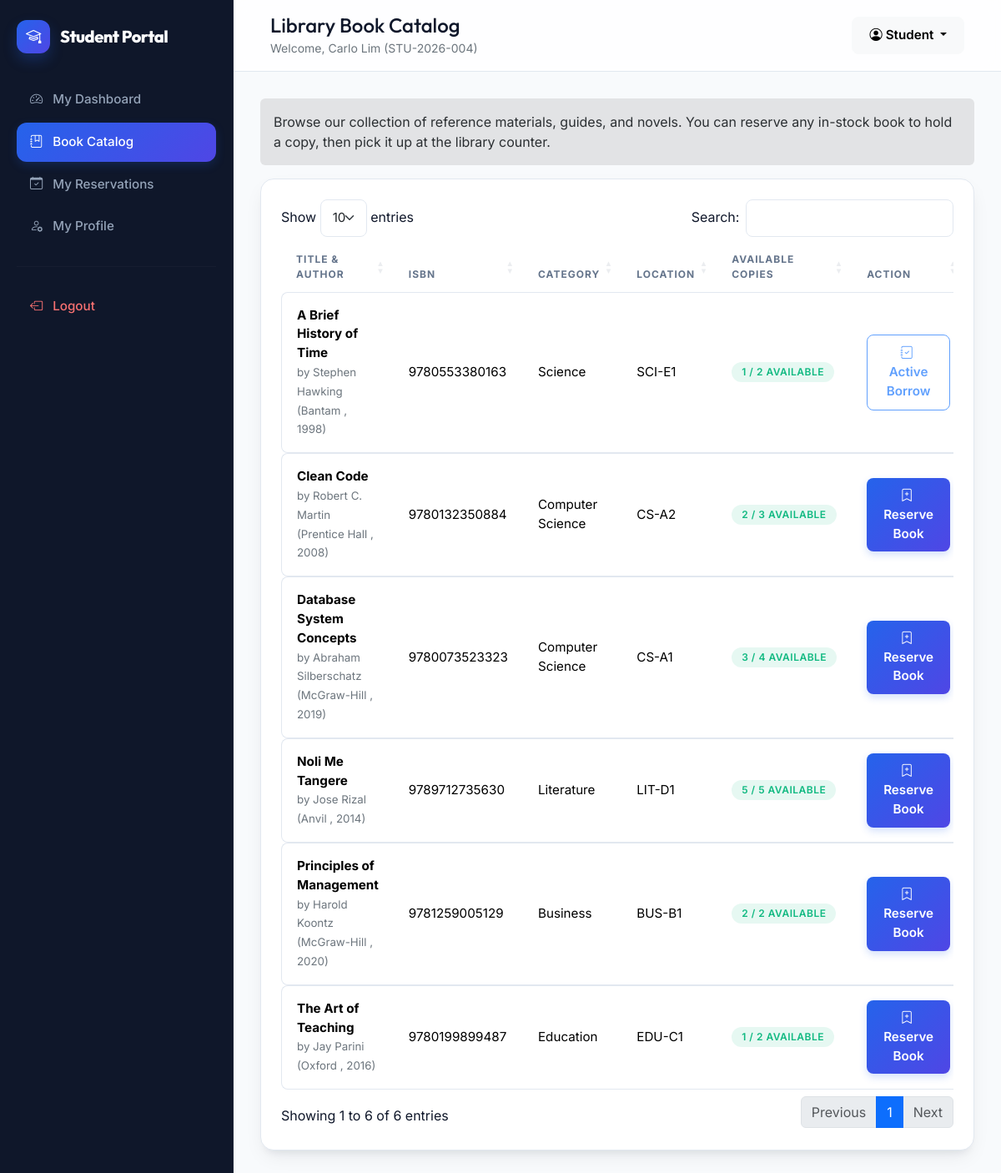
The app's page /student/catalog.php (signed in) with its own data.
### tables this page shows
CREATE TABLE books (
  id INT AUTO_INCREMENT PRIMARY KEY,
  category_id INT NULL,
  title VARCHAR(180) NOT NULL,
  author VARCHAR(160) NOT NULL,
  isbn VARCHAR(40) NOT NULL UNIQUE,
  publisher VARCHAR(160) NULL,
  published_year YEAR NULL,
  quantity INT NOT NULL DEFAULT 1,
  available_copies INT NOT NULL DEFAULT 1,
  shelf_location VARCHAR(80) NULL,
  status ENUM('available','limited','unavailable','archived') NOT NULL DEFAULT 'available',
  created_at TIMESTAMP NOT NULL DEFAULT CURRENT_TIMESTAMP,
  updated_at TIMESTAMP NULL DEFAULT NULL ON UPDATE CURRENT_TIMESTAMP,
  CONSTRAINT fk_books_category FOREIGN KEY (category_id) REFERENCES categories(id) ON DELETE SET NULL,
  CONSTRAINT chk_book_quantity CHECK (quantity >= 0),
  CONSTRAINT chk_available_copies CHECK (available_copies >= 0 AND available_copies <= quantity)
);

CREATE TABLE categories (
  id INT AUTO_INCREMENT PRIMARY KEY,
  name VARCHAR(120) NOT NULL UNIQUE,
  description TEXT NULL,
  created_at TIMESTAMP NOT NULL DEFAULT CURRENT_TIMESTAMP
);

### includes/functions.php (called while the page is built, shortened)
<?php
function e(?string $value): string
{
    return htmlspecialchars((string) $value, ENT_QUOTES, 'UTF-8');
}

### student/catalog.php (the view, shortened to what this page needs)
<?php
require_once __DIR__ . '/includes/student_header.php';
$studentId = current_student()['id'];
$books = $pdo->query('
    SELECT b.*, c.name AS category
    FROM books b
    LEFT JOIN categories c ON c.id = b.category_id
    WHERE b.status <> "archived"
    ORDER BY b.title ASC
')->fetchAll();
$pendingReservations = $pdo->prepare('SELECT book_id FROM book_reservations WHERE student_id = ? AND status = "pending"');
$pendingReservations->execute([$studentId]);
$pendingIds = $pendingReservations->fetchAll(PDO::FETCH_COLUMN);
$borrowedBooks = $pdo->prepare('SELECT book_id FROM borrow_records WHERE student_id = ? AND return_date IS NULL');
$borrowedBooks->execute([$studentId]);
$borrowedIds = $borrowedBooks->fetchAll(PDO::FETCH_COLUMN);
?>
<div class="alert alert-secondary border-0">Browse our collection of reference materials, guides, and novels. You can reserve any in-stock book to hold a copy, then pick it up at the library counter.</div>
<div class="panel">
  <div class="table-responsive">
    <table class="table datatable align-middle">
      <thead><tr><th>Title & Author</th><th>ISBN</th><th>Category</th><th>Location</th><th>Available Copies</th><th>Action</th></tr></thead>
      <tbody>
      <?php foreach ($books as $book): ?>
        <tr>
          <td>
            <strong><?= e($book['title']) ?></strong><br>
            <small class="text-secondary">by <?= e($book['author']) ?> (<?= e($book['publisher'] ?: 'Unknown Publisher') ?> <?= $book['published_year'] ? ', ' . $book['published_year'] : '' ?>)</small>
          </td>
          <td><?= e($book['isbn']) ?></td>
          <td><?= e($book['category'] ?? 'Uncategorized') ?></td>
          <td><?= e($book['shelf_location'] ?: 'Not Specified') ?></td>
          <td>
            <?php if ((int) $book['available_copies'] <= 0): ?>
              <span class="badge text-bg-danger">Out of Stock</span>
            <?php else: ?>
              <span class="badge text-bg-success"><?= (int) $book['available_copies'] ?> / <?= (int) $book['quantity'] ?> Available</span>
            <?php endif; ?>
          </td>
          <td>
            <?php if (in_array((int) $book['id'], $pendingIds, true)): ?>
              <button class="btn btn-sm btn-outline-warning" disabled><i class="bi bi-clock-history me-1"></i>Pending Approval</button>
            <?php elseif (in_array((int) $book['id'], $borrowedIds, true)): ?>
              <button class="btn btn-sm btn-outline-primary" disabled><i class="bi bi-journal-check me-1"></i>Active Borrow</button>
            <?php elseif ((int) $book['available_copies'] <= 0): ?>
              <button class="btn btn-sm btn-outline-secondary" disabled>Unavailable</button>
            <?php else: ?>
              <form method="post" class="d-inline">
                <button class="btn btn-sm btn-primary"><i class="bi bi-bookmark-plus me-1"></i>Reserve Book</button>
              </form>
            <?php endif; ?>
          </td>
        </tr>
      <?php endforeach; ?>
      </tbody>
    </table>
  </div>
</div>
<?php require_once __DIR__ . '/../../includes/footer.php'; ?>

### assets/css/style.css (style rules this page uses)
:root { --primary: #2563eb; --primary-hover: #1d4ed8; --primary-light: rgba(37, 99, 235, 0.08); --primary-glow: rgba(37, 99, 235, 0.15); --sidebar: #0f172a; --sidebar-active: #2563eb; --sidebar-hover: rgba(255, 255, 255, 0.06); --surface: #ffffff; --page: #f8fafc; --text: #0f172a; --muted: #64748b; --border: #e2e8f0; --border-focus: #94a3b8; --success: #10b981; --success-light: rgba(16, 185, 129, 0.1); --warning: #f59e0b; --warning-light: rgba(245, 158, 11, 0.1); --danger: #ef4444; --danger-light: rgba(239, 68, 68, 0.1); --info: #06b6d4; --info-light: rgba(6, 182, 212, 0.1); --dark: #1e293b; --dark-light: rgba(30, 41, 59, 0.1); --transition: all 0.25s cubic-bezier(0.4, 0, 0.2, 1); --radius-sm: 8px; --radius-md: 12px; --radius-lg: 16px; --shadow-sm: 0 1px 3px 0 rgba(0, 0, 0, 0.05); --shadow-md: 0 4px 6px -1px rgba(0, 0, 0, 0.05), 0 2px 4px -2px rgba(0, 0, 0, 0.05); --shadow-lg: 0 10px 25px -5px rgba(15, 23, 42, 0.08), 0 8px 10px -6px rgba(15, 23, 42, 0.08); }
body { background: var(--page); color: var(--text); font-family: 'Inter', sans-serif; margin: 0; -webkit-font-smoothing: antialiased; }
.panel { background: var(--surface); border: 1px solid var(--border); border-radius: var(--radius-lg); padding: 24px; box-shadow: var(--shadow-lg); position: relative; overflow: hidden; transition: var(--transition); margin-bottom: 24px; }
.btn { border-radius: var(--radius-sm); padding: 10px 20px; font-weight: 600; font-size: 0.95rem; transition: var(--transition); }
.btn-primary { background: linear-gradient(135deg, var(--primary), #4f46e5); border: none; box-shadow: 0 4px 10px rgba(37, 99, 235, 0.2); }
.table { border-collapse: separate; border-spacing: 0 8px; width: 100% !important; }
.table thead th { border: none; color: var(--muted); font-size: 0.75rem; font-weight: 700; text-transform: uppercase; letter-spacing: 1px; padding: 12px 18px; }
.table tbody tr { background: #fff; transition: var(--transition); }
.table tbody td { border-top: 1px solid var(--border); border-bottom: 1px solid var(--border); padding: 16px 18px; font-size: 0.95rem; }
.table tbody td:first-child { border-left: 1px solid var(--border); border-top-left-radius: var(--radius-sm); border-bottom-left-radius: var(--radius-sm); }
.table tbody td:last-child { border-right: 1px solid var(--border); border-top-right-radius: var(--radius-sm); border-bottom-right-radius: var(--radius-sm); }
.badge { padding: 6px 12px; font-weight: 600; font-size: 0.75rem; border-radius: 30px; text-transform: uppercase; letter-spacing: 0.5px; }
.text-bg-success { background-color: var(--success-light) !important; color: var(--success) !important; }

### records on screen
books: title "A Brief History of Time", author "Stephen Hawking", publisher "Bantam", published_year "1998", isbn "9780553380163", category.name "Science", shelf_location "SCI-E1", available_copies "1", quantity "2", shows "Active Borrow"
books: title "Clean Code", author "Robert C. Martin", publisher "Prentice Hall", published_year "2008", isbn "9780132350884", category.name "Computer Science", shelf_location "CS-A2", available_copies "2", quantity "3"
books: title "Database System Concepts", author "Abraham Silberschatz", publisher "McGraw-Hill", published_year "2019", isbn "9780073523323", category.name "Computer Science", shelf_location "CS-A1", available_copies "3", quantity "4"
books: title "Noli Me Tangere", author "Jose Rizal", publisher "Anvil", published_year "2014", isbn "9789712735630", category.name "Literature", shelf_location "LIT-D1", available_copies "5", quantity "5"
books: title "Principles of Management", author "Harold Koontz", publisher "McGraw-Hill", published_year "2020", isbn "9781259005129", category.name "Business", shelf_location "BUS-B1", available_copies "2", quantity "2"
books: title "The Art of Teaching", author "Jay Parini", publisher "Oxford", published_year "2016", isbn "9780199899487", category.name "Education", shelf_location "EDU-C1", available_copies "1", quantity "2"

### other values on screen
$item[1] "My Dashboard"
$item[1] "Book Catalog"
$item[1] "My Reservations"
$item[1] "My Profile"
$pageTitle "Library Book Catalog"
current_student()['name'] "Carlo Lim"
current_student()['student_no'] "STU-2026-004"
